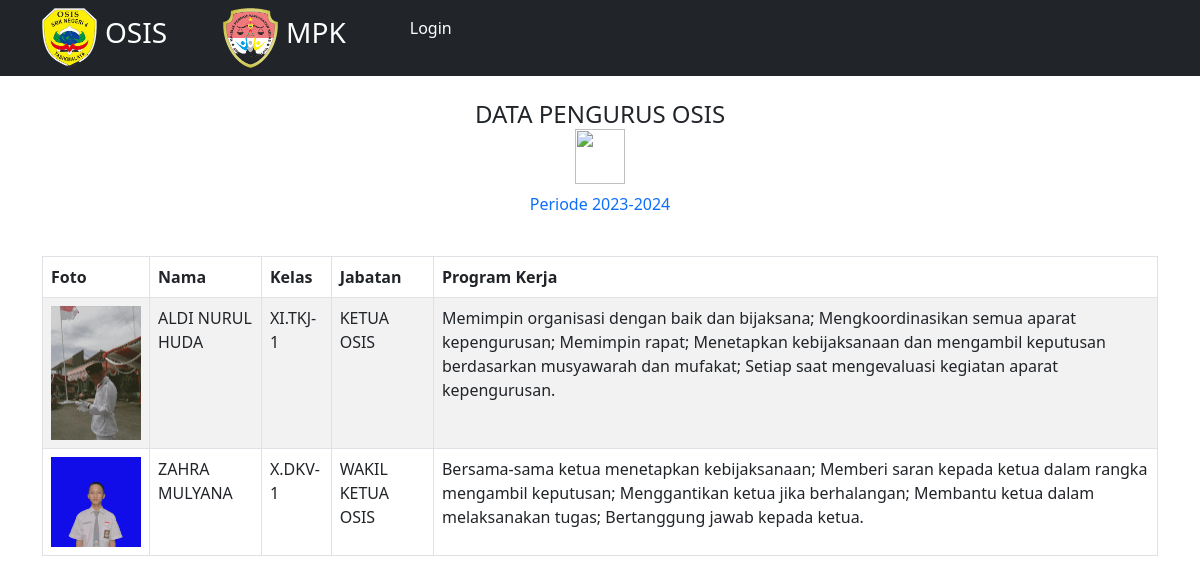
The page / on the database its author committed.
### pengurus/models.py (models this page shows, shortened)
class Data(models.Model):
    nis = models.CharField(max_length=10)
    nama = models.CharField(max_length=50)
    kelas = models.ForeignKey(Kelas, on_delete=models.CASCADE, null=True)
    keterangan = models.ForeignKey(Keterangan, on_delete=models.CASCADE, null=True)
    jabatan = models.CharField(max_length=50)
    proker = models.TextField(null=True)
    cover = models.ImageField(upload_to='cover/', null=True)
    tanggal = models.DateTimeField(auto_now_add=True, null=True)

class Kelas(models.Model):
    nama = models.TextField(max_length=10)
    def __str__(self):
        return self.nama

### pengurus/views.py (the view)
# urls.py: path('', index, name='index'),
def index(request):
    dataa = Data.objects.filter(keterangan__nama='OSIS')
    konteks={
        'dataa': dataa,
    }
    return render(request, 'index.html', konteks)

### pengurus/templates/index.html
{% extends 'base.html' %}
{% block content %}
  <nav class="navbar navbar-expand-lg navbar-dark bg-dark">
    <div class="container">
      <div class="collapse navbar-collapse" id="navbarSupportedContent">
        <ul class="navbar-nav me-auto mb-2 mb-lg-0">
          <img src="/static/img/osis.png" width="55px" height="60px">
          <li class="nav-item">
            <a class="nav-link active me-5 text-white" aria-current="page" href="{% url 'index' %}"><h3>OSIS</h3></a>
          </li>
          <img src="/static/img/mpk-removebg-preview.png" width="55px" height="60px">
          <li class="nav-item">
            <a class="nav-link me-5 text-white" aria-current="page" href="{% url 'indexmpk' %}"><h3>MPK</h3></a>
          </li>
          <li class="nav-item">
            <a class="nav-link text-white" href="{% url 'login' %}"><p>Login</p></a>
          </li>
        </ul>
      </div>
    </div>
  </nav>
<br>
<div class="container">
  <div class="row">
    <div class="col-md-12">
      <h4>
        <center>DATA PENGURUS OSIS</center>
        <center>
          <img src="/static/img/osis.jpeg" alt="" width="50px" height="55px">
        </center>
      </h4>
      <center>
        <p class="text-primary">Periode 2023-2024</p> <br>
      </center>
      <div class="card-body table-responsive p-0">
        <table class="table table-bordered table-striped">
          <thead>
            <tr>
              <th>Foto</th>
              <th>Nama</th>
              <th>Kelas</th>
              <th>Jabatan</th>
              <th>Program Kerja</th>
            </tr>
          </thead>
          <tbody>
            {% for data in dataa %}
            <tr>
              <td>
                {% if data.cover %}
                  <img src="{{ data.cover.url }}" width="90px">
                {% endif %}
              </td>
              <td>{{ data.nama }}</td>
              <td>{{ data.kelas }}</td>
              <td>{{ data.jabatan }}</td>
              <td>{{ data.proker }}</td>
            </tr>
            {% endfor %}
          </tbody>
        </table>
      </div>
    </div>
  </div>
</div>
  {% endblock %}

### rows shown on the page
Data: cover (picture), nama "ALDI NURUL HUDA", kelas "XI.TKJ-1", jabatan "KETUA OSIS", proker "Memimpin organisasi dengan baik dan bijaksana; Mengkoordinasikan semua aparat kepengurusan; Memimpin rapat; Menetapkan kebijaksanaan dan mengambil keputusan berdasarkan musyawarah dan mufakat; Setiap saat mengevaluasi kegiatan aparat kepengurusan."
Data: cover (picture), nama "ZAHRA MULYANA", kelas "X.DKV-1", jabatan "WAKIL KETUA OSIS", proker "Bersama-sama ketua menetapkan kebijaksanaan; Memberi saran kepada ketua dalam rangka mengambil keputusan; Menggantikan ketua jika berhalangan; Membantu ketua dalam melaksanakan tugas; Bertanggung jawab kepada ketua."
